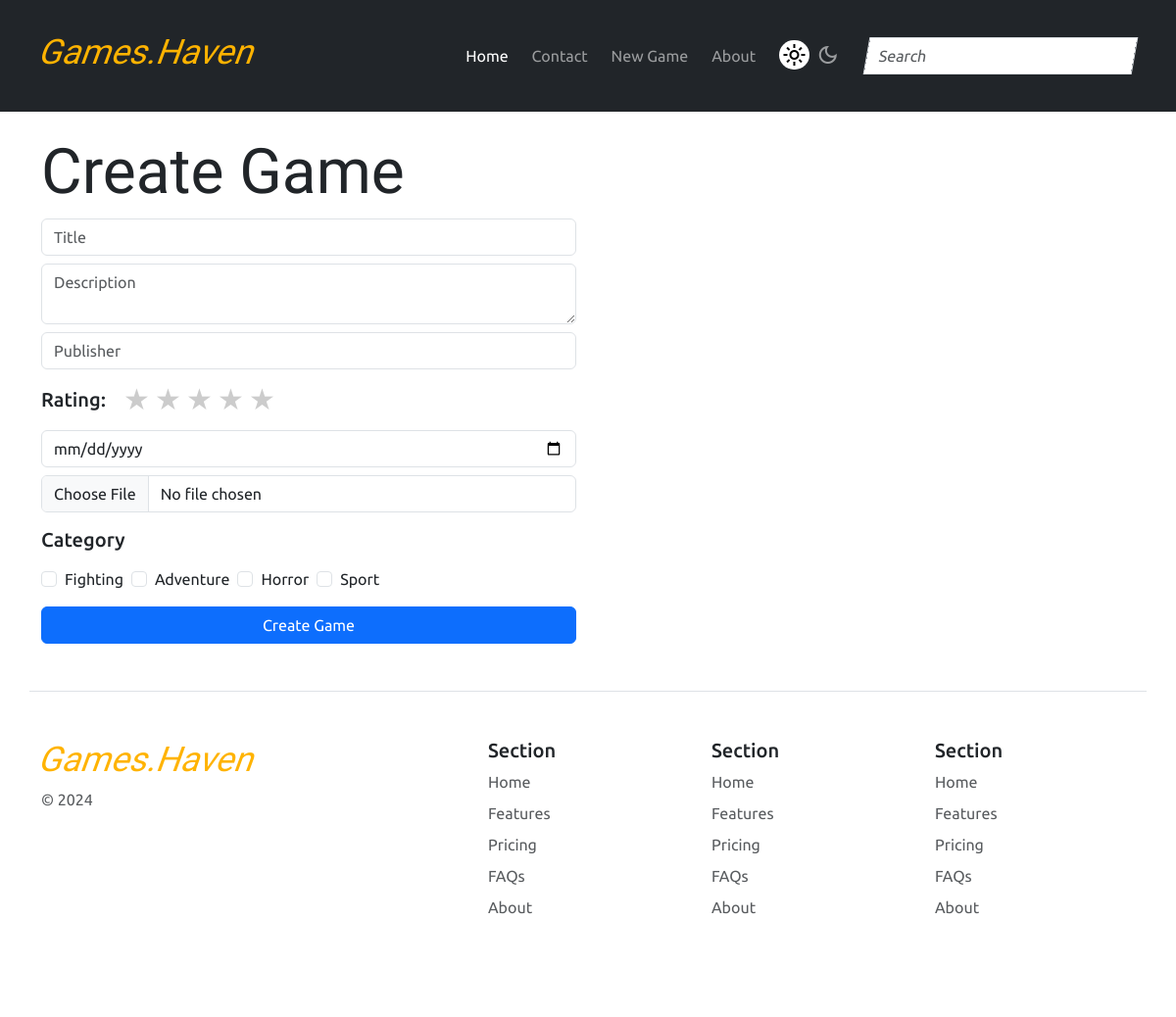
The page /games/create/ on the database its author committed.
### games/models.py (models this page shows, shortened)
class Category(models.Model):
    name = models.CharField(max_length=128, unique=True)

### games/views.py (the view, shortened to what this page needs)
# urls.py: path("create/", views.create_game_view, name="create_game_view"),
def create_game_view(request:HttpRequest):
    game_form = GameForm()
    categories = Category.objects.all()
    return render(request, "games/create.html", {"game_form":game_form,"RatingChoices": reversed(Game.RatingChoices.choices), "categories": categories})

### games/forms.py
class GameForm(forms.ModelForm):
    class Meta:
        model = Game
        fields = "__all__"
        widgets = {
            'title' : forms.TextInput({"class" : "form-control"})
        }

### games/templates/games/create.html (shortened to what this page needs)
{% extends 'main/base.html' %}
{% block content %}
<h1>Create Game</h1>
<div class="row">
    <div class="col-6">
        <form class="d-flex flex-column gap-2" action="{% url 'games:create_game_view' %}" method="post" enctype="multipart/form-data">
            <input type="text" placeholder="Title" name="title" class="form-control" required minlength="5" maxlength="512"/>
            <textarea placeholder="Description" name="description" class="form-control" required></textarea>
            <input type="text" placeholder="Publisher" name="publisher" class="form-control" required />
            <div class="d-flex gap-2 align-items-center">
                <h5 class="m-0 p-0">Rating: </h5>
                <div class="rate">
                    {% for val, label in RatingChoices %}
                        <label for="{{val}}" title="text">{{label}}</label>
                    {% endfor %}
                </div>
            </div>
            <input type="date" name="release_date" class="form-control" required/>
            <input type="file" name="poster" class="form-control" required accept="image/*"/>
             <h5 class="mt-2">Category</h5>
             <div class="d-flex gap-2 mb-2">
                 {% for category in categories %}
                    <input class="form-check-input" type="checkbox" name="categories" value="{{ category.id }}" id="category-{{ category.id }}">
                    <label class="form-check-label" for="category-{{ category.id }}">{{ category.name }}</label>
                 {% endfor %}
             </div>
            <input type="submit" value="Create Game" class="btn btn-primary" />
        </form>
    </div>
</div>
{% endblock %}

### main/static/css/main.css (style rules this page uses)
* { font-family: "Ubuntu", sans-serif; font-weight: 400; font-style: normal; }
h1 { font-size: 4rem; }
h1, h2 { font-family: "Bungee", sans-serif; }
.rate { display: flex; flex-direction: row-reverse; height: 46px; padding: 0 10px; justify-content: start; gap:2px; }
.rate:not(:checked) > label { width:1em; overflow:hidden; white-space:nowrap; cursor:pointer; font-size:30px; color:#ccc; }
.rate:not(:checked) > label:before { content: '★ '; }

### rows shown on the page
Category: name "Fighting"
Category: name "Adventure"
Category: name "Horror"
Category: name "Sport"
